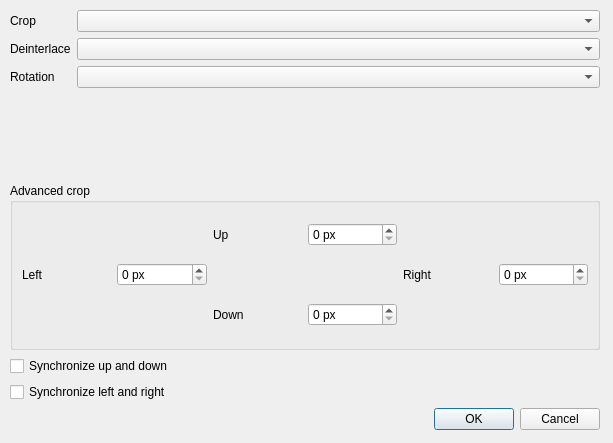
<?xml version="1.0" encoding="UTF-8"?>
<ui version="4.0">
 <class>AdvancedPictureSettingsWindow</class>
 <widget class="QDialog" name="AdvancedPictureSettingsWindow">
  <property name="geometry">
   <rect>
    <x>0</x>
    <y>0</y>
    <width>613</width>
    <height>443</height>
   </rect>
  </property>
  <property name="windowTitle">
   <string>Advanced picture settings</string>
  </property>
  <property name="locale">
   <locale language="English" country="UnitedStates"/>
  </property>
  <widget class="QWidget" name="verticalLayoutWidget">
   <property name="geometry">
    <rect>
     <x>10</x>
     <y>10</y>
     <width>590</width>
     <height>420</height>
    </rect>
   </property>
   <layout class="QVBoxLayout" name="verticalLayout">
    <item>
     <layout class="QFormLayout" name="formLayout">
      <property name="fieldGrowthPolicy">
       <enum>QFormLayout::AllNonFixedFieldsGrow</enum>
      </property>
      <item row="0" column="0">
       <widget class="QLabel" name="label_trim">
        <property name="text">
         <string>Crop</string>
        </property>
       </widget>
      </item>
      <item row="0" column="1">
       <widget class="QComboBox" name="comboBox_trim"/>
      </item>
      <item row="1" column="0">
       <widget class="QLabel" name="label_deinterlace">
        <property name="text">
         <string>Deinterlace</string>
        </property>
       </widget>
      </item>
      <item row="1" column="1">
       <widget class="QComboBox" name="comboBox_deinterlace"/>
      </item>
      <item row="2" column="0">
       <widget class="QLabel" name="label_rotation">
        <property name="text">
         <string>Rotation</string>
        </property>
       </widget>
      </item>
      <item row="2" column="1">
       <widget class="QComboBox" name="comboBox_rotation"/>
      </item>
     </layout>
    </item>
    <item>
     <widget class="QGroupBox" name="gridGroupBox">
      <property name="locale">
       <locale language="English" country="UnitedStates"/>
      </property>
      <property name="title">
       <string>Advanced crop</string>
      </property>
      <layout class="QGridLayout" name="gridLayout">
       <item row="1" column="0">
        <widget class="QLabel" name="label_left">
         <property name="text">
          <string>Left</string>
         </property>
        </widget>
       </item>
       <item row="0" column="2">
        <widget class="QLabel" name="label_up">
         <property name="text">
          <string>Up</string>
         </property>
        </widget>
       </item>
       <item row="0" column="3">
        <widget class="QSpinBox" name="spinBox_up">
         <property name="suffix">
          <string> px</string>
         </property>
        </widget>
       </item>
       <item row="1" column="5">
        <widget class="QSpinBox" name="spinBox_right">
         <property name="suffix">
          <string> px</string>
         </property>
        </widget>
       </item>
       <item row="1" column="1">
        <widget class="QSpinBox" name="spinBox_left">
         <property name="suffix">
          <string> px</string>
         </property>
        </widget>
       </item>
       <item row="1" column="4">
        <widget class="QLabel" name="label_right">
         <property name="text">
          <string>Right</string>
         </property>
        </widget>
       </item>
       <item row="2" column="3">
        <widget class="QSpinBox" name="spinBox_down">
         <property name="suffix">
          <string> px</string>
         </property>
         <property name="prefix">
          <string/>
         </property>
        </widget>
       </item>
       <item row="2" column="2">
        <widget class="QLabel" name="label_down">
         <property name="text">
          <string>Down</string>
         </property>
        </widget>
       </item>
      </layout>
     </widget>
    </item>
    <item>
     <widget class="QCheckBox" name="checkBox_upDownSync">
      <property name="text">
       <string>Synchronize up and down</string>
      </property>
     </widget>
    </item>
    <item>
     <widget class="QCheckBox" name="checkBox_leftRightSync">
      <property name="text">
       <string>Synchronize left and right</string>
      </property>
     </widget>
    </item>
    <item>
     <widget class="QDialogButtonBox" name="buttonBox_OKCancel">
      <property name="statusTip">
       <string/>
      </property>
      <property name="standardButtons">
       <set>QDialogButtonBox::Cancel|QDialogButtonBox::Ok</set>
      </property>
     </widget>
    </item>
   </layout>
  </widget>
 </widget>
 <resources/>
 <connections/>
</ui>
